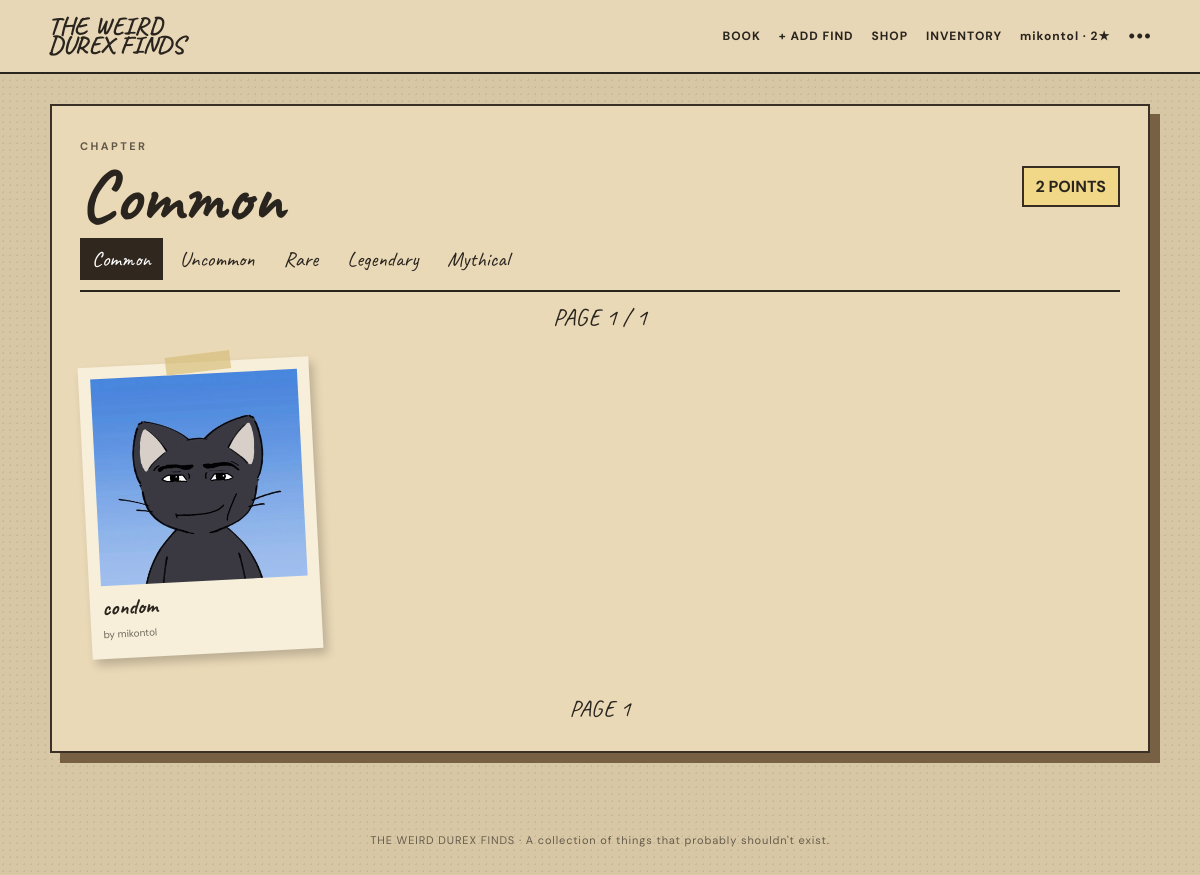
The app's page /book/common (signed in) with its own data.
### tables this page shows
CREATE TABLE users(
        id INTEGER PRIMARY KEY AUTOINCREMENT,
        username TEXT UNIQUE NOT NULL,
        password_hash TEXT NOT NULL,
        points INTEGER NOT NULL DEFAULT 0,
        theme TEXT NOT NULL DEFAULT 'classic',
        created_at TEXT NOT NULL
    );

CREATE TABLE finds(
        id INTEGER PRIMARY KEY AUTOINCREMENT,
        user_id INTEGER NOT NULL,
        image_path TEXT NOT NULL,
        caption TEXT NOT NULL,
        description TEXT DEFAULT '',
        rarity TEXT NOT NULL DEFAULT 'common',
        status TEXT NOT NULL DEFAULT 'pending',
        page_number INTEGER NOT NULL DEFAULT 1,
        attachment TEXT NOT NULL DEFAULT 'tape',
        approved_by INTEGER,
        uploaded_at TEXT NOT NULL,
        approved_at TEXT,
        FOREIGN KEY(user_id) REFERENCES users(id),
        FOREIGN KEY(approved_by) REFERENCES users(id)
    );

### app.py (the view)
@app.route("/book/<rarity>")
@login_required
def book(rarity):
    rarity=rarity.lower()
    if rarity not in RARITIES: abort(404)
    page=max(1, int(request.args.get("page",1)))
    con=db()
    finds=con.execute("""SELECT f.*,u.username FROM finds f JOIN users u ON u.id=f.user_id
                         WHERE f.rarity=? AND f.status='approved' AND f.page_number=?
                         ORDER BY f.approved_at,f.id""",(rarity,page)).fetchall()
    maxpage=con.execute("SELECT COALESCE(MAX(page_number),1) m FROM finds WHERE rarity=? AND status='approved'",(rarity,)).fetchone()["m"]
    con.close()
    return render_template("book.html", rarity=rarity, finds=finds, page=page, maxpage=maxpage)

### app.py (called while the page is built)
def db():
    con = sqlite3.connect(DB)
    con.row_factory = sqlite3.Row
    con.execute("PRAGMA foreign_keys = ON")
    return con

def current_user():
    uid = session.get("user_id")
    if not uid: return None
    con=db()
    u=con.execute("SELECT * FROM users WHERE id=?", (uid,)).fetchone()
    con.close()
    return u

def login_required(f):
    @wraps(f)
    def w(*a, **kw):
        if not current_user():
            flash("Please log in first.")
            return redirect(url_for("login"))
        return f(*a, **kw)
    return w

@app.context_processor
def inject():
    u=current_user()
    return {"user":u, "rarities":RARITIES, "shop":SHOP}

### templates/book.html
{% extends "base.html" %}{% block title %}{{rarities[rarity].label}} · The Weird Durex Finds{% endblock %}{% block content %}
<div class="book">
<div class="book-head"><div><span class="eyebrow">CHAPTER</span><h1>{{rarities[rarity].label}}</h1></div><div class="points-badge">{{rarities[rarity].points}} POINTS</div></div>
<div class="tabs">{% for key,r in rarities.items() %}<a class="{{'active' if key==rarity}}" href="{{url_for('book',rarity=key)}}">{{r.label}}</a>{% endfor %}</div>
<div class="page-label">PAGE {{page}} / {{maxpage}}</div>
<div class="photo-grid">{% for f in finds %}<a class="photo-card {{f['attachment']}}" href="{{url_for('find_detail',find_id=f['id'])}}" style="--r:{{[-3,-2,0,2,3][loop.index0%5]}}deg"><img src="{{url_for('static',filename=f['image_path'])}}"><b>{{f['caption']}}</b><small>by {{f['username']}}</small></a>{% else %}<div class="empty">Nothing here yet. This page is waiting for something weird.</div>{% endfor %}</div>
<div class="pager">{% if page>1 %}<a class="button small" href="?page={{page-1}}">← Previous</a>{% endif %}<span>PAGE {{page}}</span>{% if page<maxpage %}<a class="button small" href="?page={{page+1}}">Next →</a>{% endif %}</div>
</div>{% endblock %}

### templates/base.html (shortened to what this page needs)
<!doctype html>
<html lang="en">
<head>
<link rel="stylesheet" href="{{ url_for('static',filename='css/style.css') }}">
</head>
<body class="theme-{{ user['theme'] if user else 'classic' }}">
<header class="topbar">
  <a class="brand" href="{{ url_for('index') }}">THE WEIRD<br>DUREX FINDS</a>
  <nav>
    {% if user %}
      <a href="{{ url_for('book',rarity='common') }}">BOOK</a>
      <a href="{{ url_for('upload') }}">+ ADD FIND</a>
      <a href="{{ url_for('shop_page') }}">SHOP</a>
      <a href="{{ url_for('inventory') }}">INVENTORY</a>
      <a href="{{ url_for('profile') }}">{{ user['username'] }} · {{ user['points'] }}★</a>
      <details class="dots"><summary>•••</summary>
      </details>
    {% else %}
      <a href="{{ url_for('login') }}">LOGIN</a><a class="button small" href="{{ url_for('register') }}">JOIN</a>
    {% endif %}
  </nav>
</header>
<main>{% block content %}{% endblock %}</main>
<footer>THE WEIRD DUREX FINDS · A collection of things that probably shouldn't exist.</footer>
</body></html>

### static/css/style.css (style rules this page uses)
* { box-sizing:border-box }
body { margin:0;background:#d8c7a4;color:#29241e;font-family:"DM Sans",sans-serif;min-height:100vh;background-image:radial-gradient(#00000012 1px,transparent 1px);background-size:7px 7px }
a { color:inherit;text-decoration:none }
.topbar { height:74px;display:flex;justify-content:space-between;align-items:center;padding:10px 4vw;border-bottom:2px solid #2b261f;background:#e9d9b8e8;position:sticky;top:0;z-index:10;backdrop-filter:blur(8px) }
.brand { font-family:Caveat;font-size:25px;line-height:.75;font-weight:700 }
.topbar nav { display:flex;gap:18px;align-items:center;font-size:12px;font-weight:700;letter-spacing:.08em }
.dots { position:relative }
.dots summary { cursor:pointer;list-style:none;font-size:18px }
.eyebrow { font-size:11px;letter-spacing:.22em;font-weight:700;opacity:.7 }
.hero h1,.book h1,h1 { font-family:Caveat;font-size:72px;line-height:.82;margin:12px 0 }
.book-preview,.book,.paper { max-width:1100px;margin:30px auto;background:#ead9b7;border:2px solid #3a3025;box-shadow:10px 10px 0 #786044;padding:28px;position:relative }
.photo-grid { display:grid;grid-template-columns:repeat(4,1fr);gap:35px;padding:20px 5px }
.photo-card { background:#f7efd9;padding:12px 12px 16px;box-shadow:4px 6px 10px #0003;transform:rotate(var(--r));transition:.2s;display:block;color:#29241e }
.photo-card img { width:100%;aspect-ratio:1;object-fit:cover;display:block;background:#ccc }
.photo-card b { display:block;font-family:Caveat;font-size:22px;margin-top:8px }
.photo-card small { font-size:10px;opacity:.65 }
.tape:before { content:"";position:absolute;width:65px;height:18px;background:#d6bd78aa;top:-8px;left:38%;transform:rotate(-4deg) }
.book-head { display:flex;justify-content:space-between;align-items:center }
.tabs { display:flex;gap:5px;border-bottom:2px solid;padding-bottom:10px;flex-wrap:wrap }
.tabs a { padding:8px 12px;font-family:Caveat;font-size:21px }
.tabs .active { background:#30281f;color:#fff }
.points-badge,.stamp,.pending,.given { display:inline-block;padding:8px 12px;border:2px solid #382d22;font-weight:700;background:#f1d889 }
.page-label { text-align:center;font-family:Caveat;font-size:24px;margin:10px }
.pager { display:flex;justify-content:center;gap:25px;align-items:center;margin-top:20px;font-family:Caveat;font-size:23px }
footer { text-align:center;padding:50px 20px;font-size:11px;letter-spacing:.08em;opacity:.65 }

### records on screen
users: username "mikontol", points "2"
finds: rarity "Common", {{ [-3,-2,0,2,3][loop.index0%5] }} -3 (drawn), image_path (picture), caption "condom", username "mikontol"

### other values on screen
{{ rarities[rarity].points }} "2"
{{ r.label }} "Common" "Uncommon" "Rare" "Legendary" "Mythical"
{{ page }} "1"
{{ maxpage }} "1"
